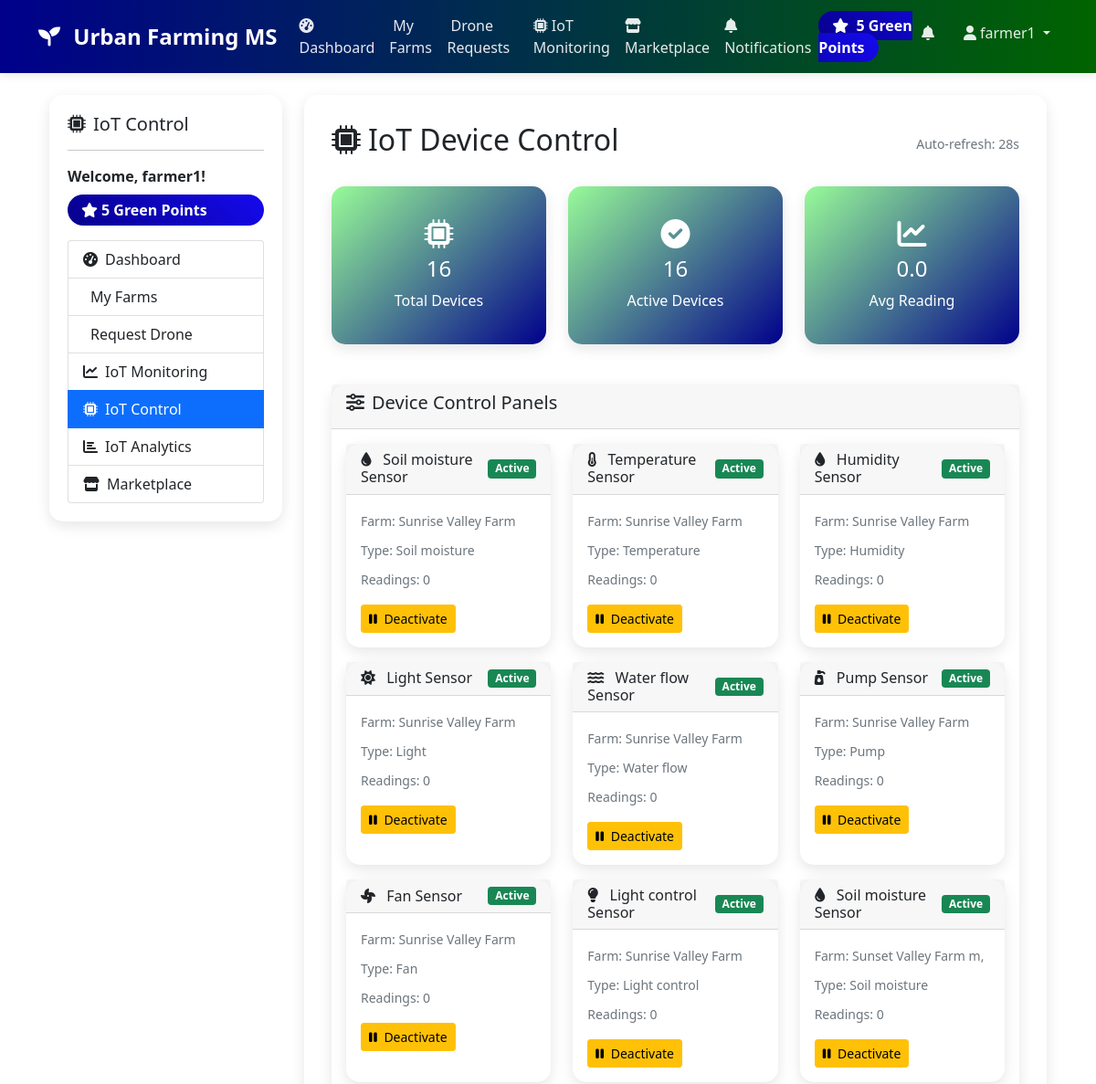
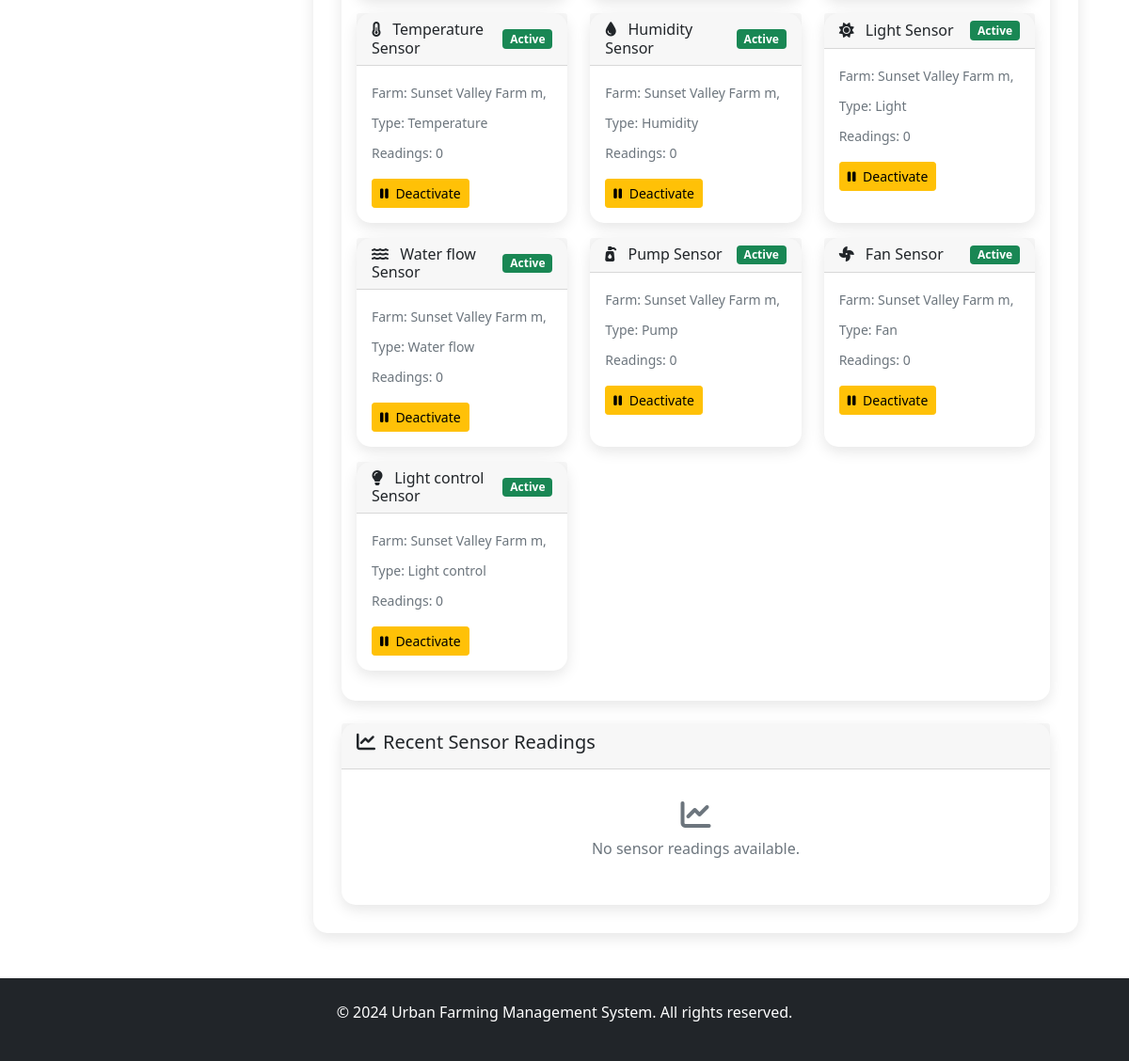
Screenshot of /iot_control.php (signed in) with the database file from the repository (2 pictures, top to bottom).
### tables this page shows
CREATE TABLE `iot_devices` (
  `id` int(11) NOT NULL,
  `farm_id` int(11) NOT NULL,
  `device_type` enum('soil_moisture','temperature','humidity','light','water_flow','pump','fan','light_control') NOT NULL,
  `device_name` varchar(100) NOT NULL,
  `status` enum('active','inactive','maintenance') DEFAULT 'active',
  `last_reading` decimal(10,2) DEFAULT NULL,
  `last_updated` timestamp NOT NULL DEFAULT current_timestamp() ON UPDATE current_timestamp()
);

CREATE TABLE `farms` (
  `id` int(11) NOT NULL,
  `farmer_id` int(11) NOT NULL,
  `name` varchar(100) NOT NULL,
  `location` varchar(255) NOT NULL,
  `farm_type` enum('vegetable','fruit','grain','mixed') NOT NULL,
  `crops` text DEFAULT NULL,
  `soil_type` varchar(50) DEFAULT NULL,
  `status` enum('pending','approved','rejected') DEFAULT 'pending',
  `notes` text DEFAULT NULL,
  `created_at` timestamp NOT NULL DEFAULT current_timestamp(),
  `updated_at` timestamp NOT NULL DEFAULT current_timestamp() ON UPDATE current_timestamp()
);

### iot_control.php (the view, shortened to what this page needs)
<?php
$database = new Database();
$db = $database->getConnection();
$farmer_id = $_SESSION['user_id'];
$devices_query = "SELECT id.*, f.name as farm_name,
                  (SELECT COUNT(*) FROM iot_readings sr WHERE sr.device_id = id.id) as reading_count,
                  (SELECT sr.reading_value FROM iot_readings sr WHERE sr.device_id = id.id ORDER BY sr.timestamp DESC LIMIT 1) as latest_reading
                  FROM iot_devices id
                  JOIN farms f ON id.farm_id = f.id
                  WHERE f.farmer_id = ?
                  ORDER BY f.name, id.device_type";
try {
    $devices_stmt = $db->prepare($devices_query);
    $devices_stmt->execute([$farmer_id]);
    $devices = $devices_stmt->fetchAll(PDO::FETCH_ASSOC);
} catch (PDOException $e) {
    $devices = [];
    error_log("IoT control devices query error: " . $e->getMessage());
}
$stats_query = "SELECT
                COUNT(*) as total_devices,
                SUM(CASE WHEN id.status = 'active' THEN 1 ELSE 0 END) as active_devices,
                AVG(id.last_reading) as avg_reading
                FROM iot_devices id
                JOIN farms f ON id.farm_id = f.id
                WHERE f.farmer_id = ?";
try {
    $stats_stmt = $db->prepare($stats_query);
    $stats_stmt->execute([$farmer_id]);
    $stats = $stats_stmt->fetch(PDO::FETCH_ASSOC);
} catch (PDOException $e) {
    $stats = ['total_devices' => 0, 'active_devices' => 0, 'avg_reading' => 0];
    error_log("IoT control stats query error: " . $e->getMessage());
}
$readings_query = "SELECT sr.*, id.device_name, id.device_type, f.name as farm_name
                   FROM iot_readings sr
                   JOIN iot_devices id ON sr.device_id = id.id
                   JOIN farms f ON id.farm_id = f.id
                   WHERE f.farmer_id = ?
                   ORDER BY sr.timestamp DESC
                   LIMIT 10";
try {
    $readings_stmt = $db->prepare($readings_query);
    $readings_stmt->execute([$farmer_id]);
    $recent_readings = $readings_stmt->fetchAll(PDO::FETCH_ASSOC);
} catch (PDOException $e) {
    $recent_readings = [];
    error_log("IoT control readings query error: " . $e->getMessage());
}
include 'includes/header.php';
?>
<div class="container-fluid">
    <div class="row">
        <div class="col-md-3">
            <div class="sidebar">
                <h5><i class="fas fa-microchip me-2"></i>IoT Control</h5>
                <hr>
                <div class="mb-3">
                    <strong>Welcome, <?php echo $_SESSION['username']; ?>!</strong>
                    <div class="green-points mt-2">
                        <i class="fas fa-star me-1"></i><?php echo $_SESSION['green_points']; ?> Green Points
                    </div>
                </div>
                <div class="list-group">
                    <a href="farmer_dashboard.php" class="list-group-item list-group-item-action">
                        <i class="fas fa-tachometer-alt me-2"></i>Dashboard
                    </a>
                    <a href="farm_requests.php" class="list-group-item list-group-item-action">
                        <i class="fas fa-farm me-2"></i>My Farms
                    </a>
                    <a href="request_drone.php" class="list-group-item list-group-item-action">
                        <i class="fas fa-drone me-2"></i>Request Drone
                    </a>
                    <a href="iot_monitoring.php" class="list-group-item list-group-item-action">
                        <i class="fas fa-chart-line me-2"></i>IoT Monitoring
                    </a>
                    <a href="iot_control.php" class="list-group-item list-group-item-action active">
                        <i class="fas fa-microchip me-2"></i>IoT Control
                    </a>
                    <a href="iot_analytics.php" class="list-group-item list-group-item-action">
                        <i class="fas fa-chart-bar me-2"></i>IoT Analytics
                    </a>
                    <a href="marketplace.php" class="list-group-item list-group-item-action">
                        <i class="fas fa-store me-2"></i>Marketplace
                    </a>
                </div>
            </div>
        </div>
        <div class="col-md-9">
            <div class="main-content">
                <div class="d-flex justify-content-between align-items-center mb-4">
                    <h2><i class="fas fa-microchip me-2"></i>IoT Device Control</h2>
                    <div class="text-end">
                        <small class="text-muted">Auto-refresh: <span id="refreshTimer">30</span>s</small>
                    </div>
                </div>
                <div class="row mb-4">
                    <div class="col-md-4">
                        <div class="card dashboard-stats">
                            <div class="card-body text-center">
                                <i class="fas fa-microchip fa-2x mb-2 text-color"></i>
                                <h4 class="text-color"><?php echo $stats['total_devices']; ?></h4>
                                <p class="mb-0 text-color">Total Devices</p>
                            </div>
                        </div>
                    </div>
                    <div class="col-md-4">
                        <div class="card dashboard-stats">
                            <div class="card-body text-center">
                                <i class="fas fa-check-circle fa-2x mb-2 text-color"></i>
                                <h4 class="text-color"><?php echo $stats['active_devices']; ?></h4>
                                <p class="mb-0 text-color">Active Devices</p>
                            </div>
                        </div>
                    </div>
                    <div class="col-md-4">
                        <div class="card dashboard-stats">
                            <div class="card-body text-center">
                                <i class="fas fa-chart-line fa-2x mb-2 text-color"></i>
                                <h4 class="text-color"><?php echo number_format($stats['avg_reading'], 1); ?></h4>
                                <p class="mb-0 text-color">Avg Reading</p>
                            </div>
                        </div>
                    </div>
                </div>
                <div class="card mb-4">
                    <div class="card-header">
                        <h5><i class="fas fa-sliders-h me-2"></i>Device Control Panels</h5>
                    </div>
                    <div class="card-body">
                        <?php if(empty($devices)): ?>
                            <div class="text-center py-4">
                                <i class="fas fa-microchip fa-3x text-muted mb-3"></i>
                                <p class="text-muted">No IoT devices found.</p>
                                <p class="text-muted">Devices will appear here once they are assigned to your farms.</p>
                            </div>
                        <?php else: ?>
                            <div class="row">
                                <?php foreach($devices as $device): ?>
                                    <div class="col-md-6 col-lg-4 mb-3">
                                        <div class="card h-100">
                                            <div class="card-header d-flex justify-content-between align-items-center">
                                                <h6 class="mb-0">
                                                    <i class="fas fa-<?php echo getDeviceIcon($device['device_type']); ?> me-2"></i>
                                                    <?php echo htmlspecialchars($device['device_name']); ?>
                                                </h6>
                                                <span class="badge bg-<?php echo $device['status'] == 'active' ? 'success' : 'secondary'; ?>">
                                                    <?php echo ucfirst($device['status']); ?>
                                                </span>
                                            </div>
                                            <div class="card-body">
                                                <p class="text-muted mb-2">
                                                    <small>Farm: <?php echo htmlspecialchars($device['farm_name']); ?></small>
                                                </p>
                                                <p class="text-muted mb-2">
                                                    <small>Type: <?php echo ucfirst(str_replace('_', ' ', $device['device_type'])); ?></small>
                                                </p>
                                                <p class="mb-3">
                                                    <small class="text-muted">Readings: <?php echo $device['reading_count']; ?></small>
                                                </p>
                                                <div class="btn-group w-100" role="group">
                                                    <form method="POST" style="display: inline;">
                                                        <button type="submit" class="btn btn-sm btn-<?php echo $device['status'] == 'active' ? 'warning' : 'success'; ?>">
                                                            <i class="fas fa-<?php echo $device['status'] == 'active' ? 'pause' : 'play'; ?> me-1"></i>
                                                            <?php echo $device['status'] == 'active' ? 'Deactivate' : 'Activate'; ?>
                                                        </button>
                                                    </form>
                                                </div>
                                            </div>
                                        </div>
                                    </div>
                                <?php endforeach; ?>
                            </div>
                        <?php endif; ?>
                    </div>
                </div>
                <div class="card">
                    <div class="card-header">
                        <h5><i class="fas fa-chart-line me-2"></i>Recent Sensor Readings</h5>
                    </div>
                    <div class="card-body">
                        <?php if(empty($recent_readings)): ?>
                            <div class="text-center py-3">
                                <i class="fas fa-chart-line fa-2x text-muted mb-2"></i>
                                <p class="text-muted">No sensor readings available.</p>
                            </div>
                        <?php endif; ?>
                    </div>
                </div>
            </div>
        </div>
    </div>
</div>
<?php
function getDeviceIcon($device_type) {
    switch($device_type) {
        case 'temperature':
            return 'thermometer-half';
        case 'humidity':
            return 'tint';
        case 'soil_moisture':
            return 'droplet';
        case 'light':
            return 'sun';
        case 'water_flow':
            return 'water';
        case 'pump':
            return 'pump-soap';
        case 'fan':
            return 'fan';
        case 'light_control':
            return 'lightbulb';
    }
}
?>
<?php include 'includes/footer.php'; ?>

### includes/header.php (style rules this page uses)
:root { --primary-color: #2E8B57; --secondary-color: #90EE90; --accent-color: #32CD32; --dark-green: #006400; --light-green: #98FB98; --blue-color: #00008B; --text-color:rgb(255, 255, 255); --gray-color:rgb(0, 0, 0); }
body { font-family: 'Segoe UI', Tahoma, Geneva, Verdana, sans-serif; }
.card { border: none; border-radius: 15px; box-shadow: 0 5px 15px rgba(0,0,0,0.1); transition: transform 0.3s ease; }
.green-points { background: linear-gradient(45deg,rgb(7, 0, 139),rgb(21, 10, 238)); color:white; padding: 5px 15px; border-radius: 20px; font-weight: bold; }
.text-color { color: var(--text-color); }
.dashboard-stats { background: linear-gradient(135deg, var(--light-green), var(--blue-color)); border-radius: 15px; padding: 20px; margin-bottom: 20px; }
.sidebar { background: white; border-radius: 15px; padding: 20px; box-shadow: 0 5px 15px rgba(0,0,0,0.1); }
.main-content { background: white; border-radius: 15px; padding: 30px; box-shadow: 0 5px 15px rgba(0,0,0,0.1); }

### rows the page displays
iot_devices: device_name "Soil moisture Sensor", status "Active", farm.name "Sunrise Valley Farm", device_type "Soil moisture", reading_count "0", shows "Deactivate"
iot_devices: device_name "Temperature Sensor", status "Active", farm.name "Sunrise Valley Farm", device_type "Temperature", reading_count "0", shows "Deactivate"
iot_devices: device_name "Humidity Sensor", status "Active", farm.name "Sunrise Valley Farm", device_type "Humidity", reading_count "0", shows "Deactivate"
iot_devices: device_name "Light Sensor", status "Active", farm.name "Sunrise Valley Farm", device_type "Light", reading_count "0", shows "Deactivate"
iot_devices: device_name "Water flow Sensor", status "Active", farm.name "Sunrise Valley Farm", device_type "Water flow", reading_count "0", shows "Deactivate"
iot_devices: device_name "Pump Sensor", status "Active", farm.name "Sunrise Valley Farm", device_type "Pump", reading_count "0", shows "Deactivate"
iot_devices: device_name "Fan Sensor", status "Active", farm.name "Sunrise Valley Farm", device_type "Fan", reading_count "0", shows "Deactivate"
iot_devices: device_name "Light control Sensor", status "Active", farm.name "Sunrise Valley Farm", device_type "Light control", reading_count "0", shows "Deactivate"
iot_devices: device_name "Soil moisture Sensor", status "Active", farm.name "Sunset Valley Farm m,", device_type "Soil moisture", reading_count "0", shows "Deactivate"
iot_devices: device_name "Temperature Sensor", status "Active", farm.name "Sunset Valley Farm m,", device_type "Temperature", reading_count "0", shows "Deactivate"
iot_devices: device_name "Humidity Sensor", status "Active", farm.name "Sunset Valley Farm m,", device_type "Humidity", reading_count "0", shows "Deactivate"
iot_devices: device_name "Light Sensor", status "Active", farm.name "Sunset Valley Farm m,", device_type "Light", reading_count "0", shows "Deactivate"
iot_devices: device_name "Water flow Sensor", status "Active", farm.name "Sunset Valley Farm m,", device_type "Water flow", reading_count "0", shows "Deactivate"
iot_devices: device_name "Pump Sensor", status "Active", farm.name "Sunset Valley Farm m,", device_type "Pump", reading_count "0", shows "Deactivate"
iot_devices: device_name "Fan Sensor", status "Active", farm.name "Sunset Valley Farm m,", device_type "Fan", reading_count "0", shows "Deactivate"
iot_devices: device_name "Light control Sensor", status "Active", farm.name "Sunset Valley Farm m,", device_type "Light control", reading_count "0", shows "Deactivate"

### other values shown
$_SESSION['green_points'] "5"
$_SESSION['username'] "farmer1"
$stats['total_devices'] "16"
$stats['active_devices'] "16"
$stats['avg_reading'] "0.0"
